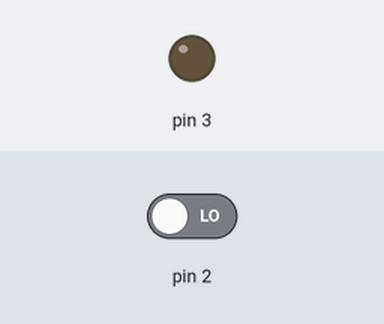
A sketch run on a simulated Arduino Uno, built with avr-gcc and run on an emulated ATmega328P. Parts: output pins drawn as LEDs (lit = HIGH). The test bench sets the inputs (shaded band); at power-on: pin 2 LOW.

Above: at 1.2 s.
1.3 s: pin 2 driven HIGH
At 2.3 s:
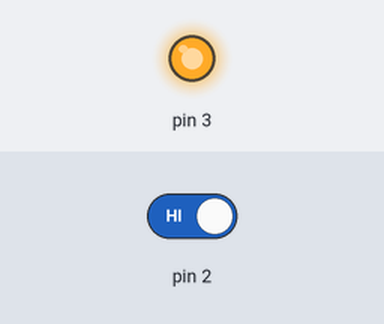
2.8 s: pin 2 driven LOW
At 3.5 s:
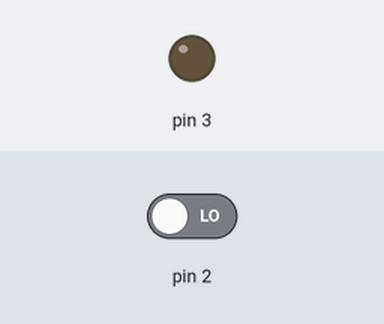
Timing chart, 0 to 5.8 s (numbered marks = the images above; inputs shaded):
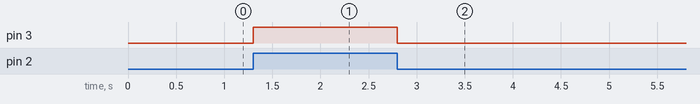

Measured:
- after the input at 1.3 s, pin 3: LOW → HIGH at once
- after the input at 2.8 s, pin 3: HIGH → LOW at once

The sketch:

Led_con_boton.ino
```cpp
void setup(){

     pinMode(3, OUTPUT);
     pinMode(2, INPUT);


}

void loop(){

     int estado = 0;
     estado = digitalRead(2);
     if (estado == 1){
     digitalWrite(3, HIGH);
     }else{
           digitalWrite(3, LOW);
}
     delay(100);
}
```
